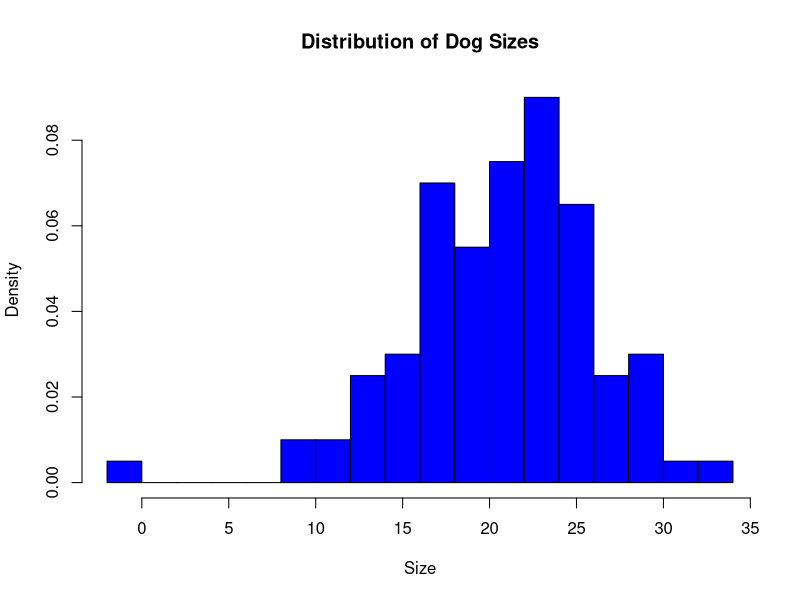
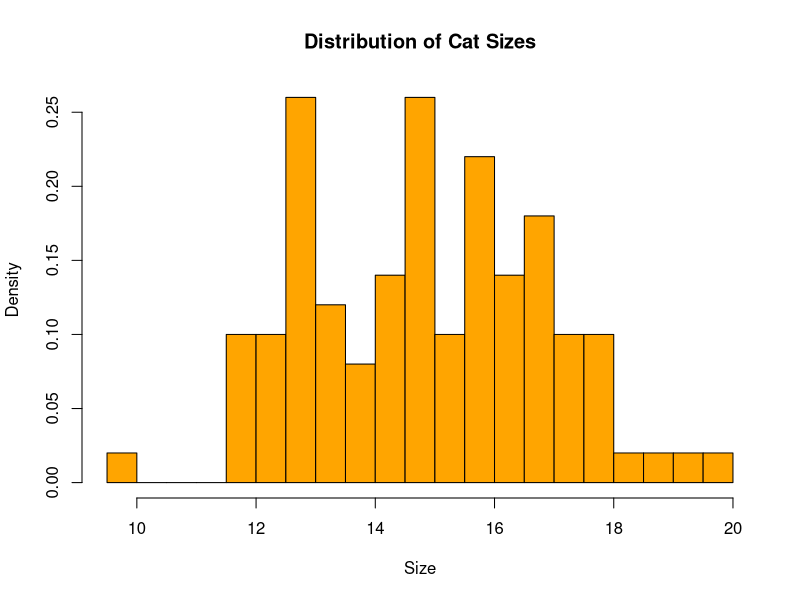
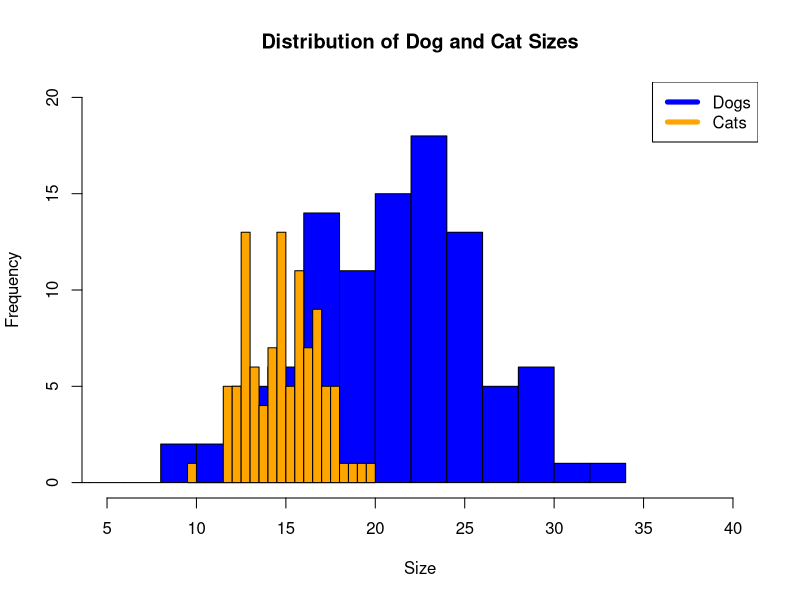

These charts were generated, in order, by the following R code:
## ---- chunk 1
knitr::opts_chunk$set(echo = TRUE)
knitr::opts_chunk$set(warning = FALSE, message = FALSE) 
## ---- chunk 2
# Installing and loading libraries 
library(tidyverse)
library(dplyr)
library(ggplot2)
## ---- chunk 3
#nothing is ever truly random when "randomly" generated on a computer - always pseudo random
#set.seed(124) #can be used to get the same "random" sample consistently 
dog_mu = 20
dog_sigma = 5
dog_sample = rnorm(100,dog_mu,dog_sigma)
cat_mu = 15
cat_sigma = 2
cat_sample = rnorm(100,cat_mu,cat_sigma)

#random R tip #1: to view any variable, highlight it and Cmd+enter/Ctrl+enter 

#summarizing our data  
dog_mean <- mean(dog_sample)
dog_sd <- sd(dog_sample)

cat_mean <- mean(cat_sample)
cat_sd <- sd(cat_sample)
## ---- chunk 4
#visualizing data 
hist_dog <- hist(dog_sample,
main="Distribution of Dog Sizes",
xlab="Size",
col="blue",
alpha = 0.6, 
freq=FALSE,
breaks = 20
)
hist_cat <- hist(cat_sample,
main="Distribution of Cat Sizes",
xlab="Size",
col="orange",
alpha = 0.4, 
freq=FALSE,
breaks = 20
)

#in the same plot 
plot(hist_dog, xlim = c(5, 40), ylim = c(0,20), col = "blue", main = "Distribution of Dog and Cat Sizes", xlab = "Size") + plot(hist_cat, add = TRUE, col = "orange")
legend("topright", c("Dogs", "Cats"), col=c("blue", "Orange"), lwd=5)

#try other ways to visualize the data here 

## ---- chunk 5
# Calculate mean and std
## ---- chunk 6
#The Independent two sample t-test 
t.test(dog_sample,cat_sample,var.equal = TRUE)

#The Welch's t-test
t.test(dog_sample,cat_sample,var.equal = FALSE)
## ---- chunk 7
# Run the Shapiro-Wilk test for normality here 
## ---- chunk 8

## ---- chunk 9
#t-test
